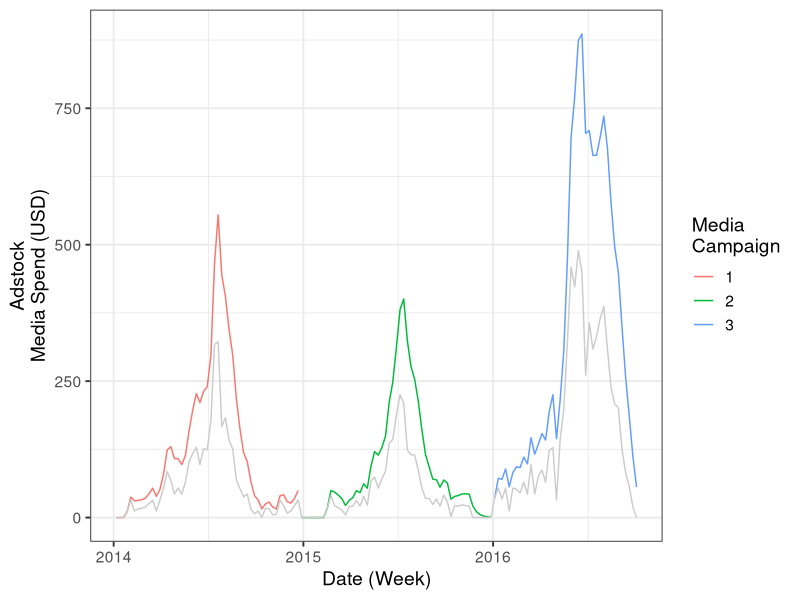
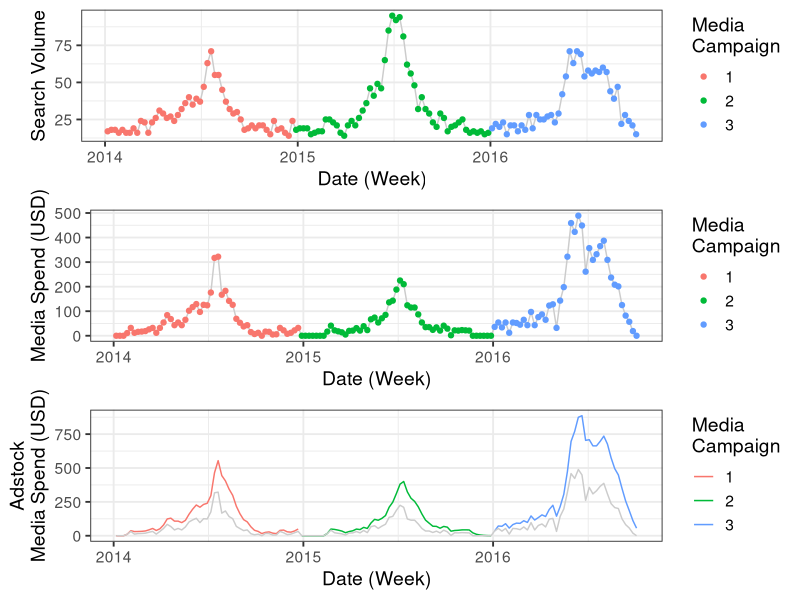
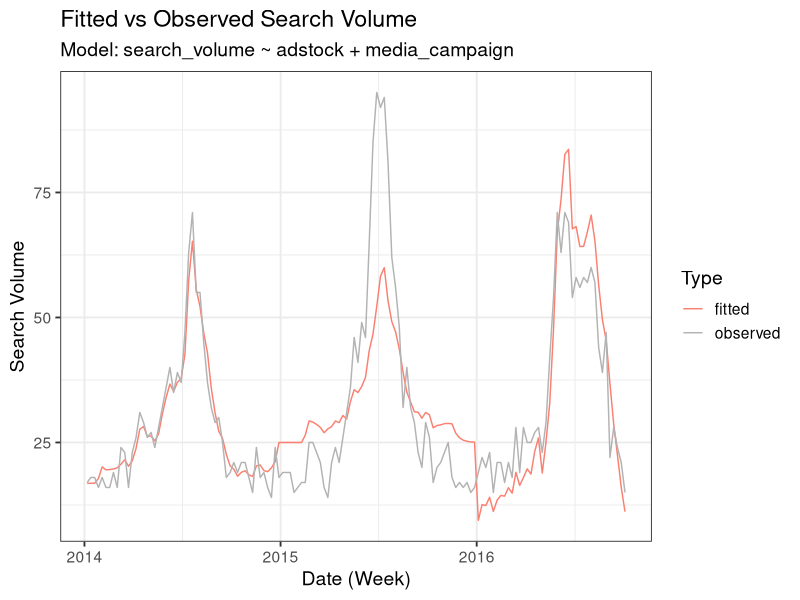

Here is the R script that generated these plots, in order: (Note: this script raises an error after producing the figures.)



# REQUIREMENTS ----
# libraries requierements ----
sapply(c(# manupulation & transformation libraries
         'here', 'tidyverse', 'lubridate',
         # plotting extras 
         'gridExtra',
         # modeling libraries
         'arm', 'forecast', 'broom', 
         # shiny libraries
         'shiny', 'rmarkdown'), 
       function(pkg){
          res <- require(pkg, character.only = T, quietly = T)
          
          if(!res){
            message('...downloading pckg...')
            install.packages(pkg)
            message('...installed pckg...')
            
            res <- require(pkg, character.only = T, quietly = T)
          }
          
          return(res)
        })

# ggplot theme bw default with bigger font size
theme_set(theme_bw(base_size = 14))


# project working directory ----
setwd(here::here())
getwd()


# DATA ----
# reading data ----
tbl_data <- 
  read_csv("data.csv") %>% 
  # column name modifications to standard
  rename_all(function(col){
    col %>% 
      tolower %>% 
      str_replace_all(" ", "_") %>% 
      str_replace_all("\\(", "") %>% 
      str_replace_all("\\)", "") 
  }) %>% 
  # date_week to date type 
  mutate(date_week_fmt = dmy(date_week))

# EDA ----
tbl_data %>% dim() # 144 x 5
tbl_data %>% summary() # jan 2014 to oct 2016

# The advertising has specifically intended to increase in Search volumes and over time three different (non-overlapping) advertising campaigns have been used.

# searh volume ----
gg.1 <- 
  tbl_data %>% 
  ggplot(aes(x = date_week_fmt, 
             y = search_volume)) + 
  geom_line(color = 'gray80') + 
  geom_point(aes(color = factor(media_campaign))) + 
  ylab('\nSearch Volume') + 
  xlab('Date (Week)') + 
  guides(color = guide_legend("Media\nCampaign"))

# media spend ----
gg.2 <- 
  tbl_data %>% 
  ggplot(aes(x = date_week_fmt, 
             y = media_spend_usd)) + 
  geom_line(color = 'gray80') + 
  geom_point(aes(color = factor(media_campaign))) + 
  ylab('\nMedia Spend (USD)') + 
  xlab('Date (Week)') + 
  guides(color = guide_legend("Media\nCampaign"))

# grid.arrange(gg.1, gg.2, ncol = 1)


# ADSTOCK ----

# (filter) Applies linear filtering to a univariate time series or to each series separately of a multivariate time series
# x: a univariate or multivariate time series.
# filter: a vector of filter coefficients in reverse time order (as for AR or MA coefficients).
# method: Either "convolution" or "recursive" (and can be abbreviated). If "convolution" a moving average is used: if "recursive" an autoregression is used.


# adstock function ----
fun_adstock_calc <- 
  function(spend, rf){
    # adstock (i) = Spend (i) + [ rf x Adstock (i-1) ]
    # Input: 
    # - spend: vector of media spend
    # - rf: retention factor [0, 1]
    # Output:
    # - adstock: adstock measure
    
    adstock <- stats::filter(spend, rf, method = 'recursive') %>% 
      as.numeric()
    return(adstock)
}

# adstock (reactive)  ----

# input variable shiny
fct_rf <- .5 
tbl_adstock <- 
  tbl_data %>% 
  mutate_at('media_campaign', factor) %>% 
  arrange(date_week_fmt) %>% 
  group_by(media_campaign) %>% 
  mutate(adstock = fun_adstock_calc(media_spend_usd, fct_rf)) %>% 
  ungroup()

gg.3 <- 
  tbl_adstock %>% 
  ggplot(aes(x = date_week_fmt, 
             y = adstock)) + 
  geom_line(aes(color = factor(media_campaign)) ) + 
  geom_line(aes(y = media_spend_usd), color = 'gray80' ) +
  ylab('Adstock\nMedia Spend (USD)') + 
  xlab('Date (Week)') + 
  guides(color = guide_legend("Media\nCampaign"))
gg.3

grid.arrange(gg.1, gg.2, gg.3, ncol = 1)



# MODELS ----

# Model 1 ----
tbl_mod <- tbl_adstock %>% 
  mutate(lag = lag(search_volume))

# (fun) model 1 ----
fun_model_lm <- 
  function(tbl_mod){
    # Input: 
    # - tbl_mod: data
    # Output: 
    # - list of elements: 
    #   * mod: model
    #   * tab_eff: model coeficients and intervals
    #   * tab_fit: model fit 
    mod <- lm(formula = "search_volume ~ adstock + media_campaign ", 
              data = tbl_mod)
    mod %>% glance
    mod %>% summary()
    
    tab_eff <- mod %>% tidy()
    
    tab_fit <- tbl_mod %>% 
      left_join(mod %>% 
                  augment %>% 
                  mutate(date_week_fmt = tbl_mod$date_week_fmt) %>% 
                  dplyr::select(date_week_fmt, search_volume, adstock, .fitted, .resid),
                by = c("search_volume", "date_week_fmt", "adstock")) %>% 
      dplyr::select(date_week_fmt, observed = search_volume, fitted = .fitted) %>% 
      gather(Type, value, -date_week_fmt) 
    
    return(list(mod = mod, 
                tab_eff = tab_eff, 
                tab_fit = tab_fit))  
  }

# (fun) gg chart fit ----
fun_gg_chart_fit <- 
  function(mod_list){
    # chart fit
    gg.1 <- mod_list$tab_fit %>% 
      ggplot(aes(x = date_week_fmt, 
                 y = value, 
                 color = Type)) + 
      geom_line() + 
      scale_color_manual(values = c('salmon', 'gray70')) + 
      ylab('Search Volume') + 
      xlab('Date (Week)') + 
      ggtitle("Fitted vs Observed Search Volume", 
              paste("Model:", as.character(mod_list$mod$call)[2]) )
    
    return(gg.1)
  }

# (fun) function table efficiencies ----
fun_tab_camp_eff <- 
  function(mod_list){
    # chart fit
    td <- 
      tibble(term = paste0("media_campaign", 
                        mod_list$mod$xlevels$media_campaign), 
             beta_0 = tidy(mod_list$mod) %>% 
               filter(term == '(Intercept)') %>% 
               .$estimate) %>% 
      left_join(tidy(mod_list$mod), 
                by = "term") %>% 
      mutate(efficiency = beta_0 + tidyr::replace_na(estimate, 0))
    
    tab_td <- 
      td %>% 
      mutate(term = str_replace_all(term, 'media_', '')) %>% 
      dplyr::select(term, efficiency) %>% 
      mutate_if(is.numeric, round, digits = 1) %>% 
      arrange(desc(efficiency))
    
    return(tab_td)
  }

# model ----
mod_list_1 <- fun_model_lm(tbl_adstock)
mod_list_1$mod %>% glance
mod_list_1$tab_eff

# chart fit ----
fun_gg_chart_fit(mod_list_1)

# campaign efficiencies ----
fun_tab_camp_eff(mod_list_1)





# model 2 ----

# (fun) model 2 function ----
fun_model_bayes <- 
  function(tbl_mod){
    # Input: 
    # - tbl_mod: data
    # Output: 
    # - list of elements: 
    #   * mod: model
    #   * tab_eff: model coeficients and intervals
    #   * tab_fit: model fit 
    mod <- bayesglm(formula = "search_volume ~ adstock + media_campaign ", 
              data = tbl_mod)
    mod %>% glance
    mod %>% summary()
    
    tab_eff <- mod %>% tidy()
    
    tab_fit <- tbl_mod %>% 
      left_join(mod %>% 
                  augment %>% 
                  mutate(date_week_fmt = tbl_mod$date_week_fmt) %>% 
                  dplyr::select(date_week_fmt, search_volume, adstock, .fitted, .resid),
                by = c("search_volume", "date_week_fmt", "adstock")) %>% 
      dplyr::select(date_week_fmt, observed = search_volume, fitted = .fitted) %>% 
      gather(Type, value, -date_week_fmt) 
    
    return(list(mod = mod, 
                tab_eff = tab_eff, 
                tab_fit = tab_fit))  
    }


# model ----
mod_list2 <- fun_model_bayes(tbl_adstock)
mod_list2$mod %>% glance
mod_list2$tab_eff

# chart fit ----
fun_gg_chart_fit(mod_list_2)

# campaign efficiencies ----
fun_tab_camp_eff(mod_list_2)
